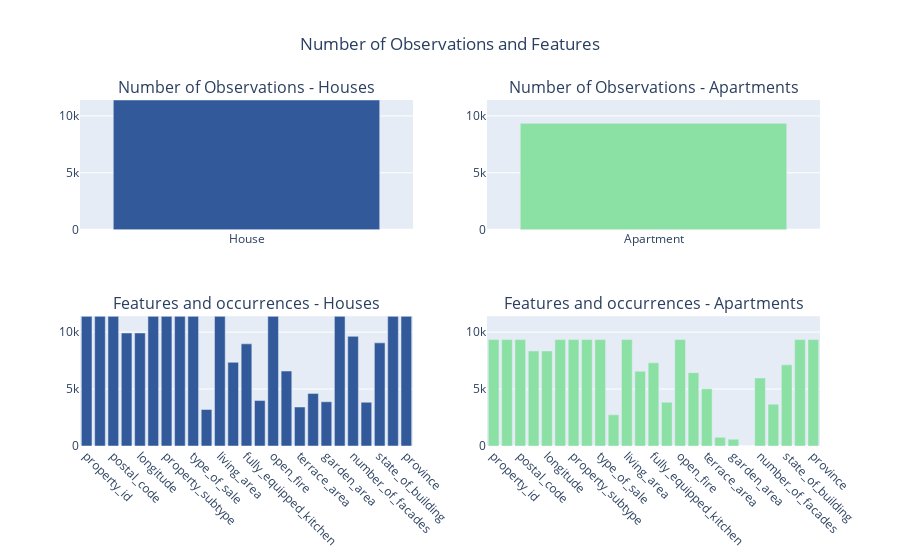

Notebook code for this chart:
### Markdown cell above
### Q1 How many observations and features do you have?

### Code cell
import plotly.graph_objs as go
from plotly.subplots import make_subplots
import plotly.express as px


# Define function to count non-null values in each column
def count_non_null_values(df):
    return df.notnull().sum()

# Get colors from px.colors.qualitative.swatches()
colors = px.colors.qualitative.swatches()

# Create figure with subplots
fig = make_subplots(rows=2, cols=2, subplot_titles=("Number of Observations - Houses", 
                                                    "Number of Observations - Apartments", 
                                                    "Features and occurrences - Houses", 
                                                    "Features and occurrences - Apartments"))

# Plot 1: Number of observations for house dataset
fig.add_trace(go.Bar(x=['House'], y=[len(house)], marker=dict(color=px.colors.qualitative.Alphabet[13])), row=1, col=1)

# Plot 2: Number of observations for apartment dataset
fig.add_trace(go.Bar(x=['Apartment'], y=[len(app)], marker=dict(color=px.colors.qualitative.Pastel[8])), row=1, col=2)

# Plot 3: Number of non-null values for each feature in house dataset
count_house = count_non_null_values(house)
fig.add_trace(go.Bar(x=count_house.index, y=count_house.values, marker=dict(color=px.colors.qualitative.Alphabet[13])), row=2, col=1)

# Plot 4: Number of non-null values for each feature in apartment dataset
count_apartment = count_non_null_values(app)
fig.add_trace(go.Bar(x=count_apartment.index, y=count_apartment.values, marker=dict(color=px.colors.qualitative.Pastel[8])), row=2, col=2)

# Update layout
fig.update_layout(showlegend=False, title_text="Number of Observations and Features", title_x=0.5)

# Set the same y-axis range for Plot 1 and Plot 2
max_observation_value = max(len(house), len(app))
fig.update_yaxes(range=[0, max_observation_value], row=1, col=1)
fig.update_yaxes(range=[0, max_observation_value], row=1, col=2)
fig.update_yaxes(range=[0, max_observation_value], row=2, col=1)
fig.update_yaxes(range=[0, max_observation_value], row=2, col=2)
fig.update_xaxes(tickangle=45, row=2, col=1)
fig.update_xaxes(tickangle=45, row=2, col=2)


# Show plot
fig.show()

### Figure 1 — Plotly figure (JSON) as saved in the notebook; plotly's stock layout.template omitted (floating-point values rounded to 4 significant figures)
{"data": [{"marker": {"color": "#325A9B"}, "type": "bar", "x": ["House"], "xaxis": "x", "y": [11394], "yaxis": "y"}, {"marker": {"color": "rgb(139, 224, 164)"}, "type": "bar", "x": ["Apartment"], "xaxis": "x2", "y": [9342], "yaxis": "y2"}, {"marker": {"color": "#325A9B"}, "type": "bar", "x": ["property_id", "locality_name", "postal_code", "latitude", "longitude", "property_type", "property_subtype", "price", "type_of_sale", "number_of_rooms", "living_area", "kitchen_type", "fully_equipped_kitchen", "furnished", "open_fire", "terrace", "terrace_area", "garden", "garden_area", "surface_of_good", "number_of_facades", "swimming_pool", "state_of_building", "main_city", "province"], "xaxis": "x3", "y": [11394, 11394, 11394, 9926, 9926, 11394, 11394, 11394, 11394, 3206, 11394, 7348, 8972, 3990, 11394, 6581, 3425, 4619, 3883, 11394, 9629, 3844, 9056, 11394, 11394], "yaxis": "y3"}, {"marker": {"color": "rgb(139, 224, 164)"}, "type": "bar", "x": ["property_id", "locality_name", "postal_code", "latitude", "longitude", "property_type", "property_subtype", "price", "type_of_sale", "number_of_rooms", "living_area", "kitchen_type", "fully_equipped_kitchen", "furnished", "open_fire", "terrace", "terrace_area", "garden", "garden_area", "surface_of_good", "number_of_facades", "swimming_pool", "state_of_building", "main_city", "province"], "xaxis": "x4", "y": [9342, 9342, 9342, 8344, 8344, 9342, 9342, 9342, 9342, 2736, 9342, 6564, 7301, 3848, 9342, 6442, 5018, 759, 598, 0, 5974, 3671, 7126, 9342, 9342], "yaxis": "y4"}], "layout": {"annotations": [{"font": {"size": 16}, "showarrow": false, "text": "Number of Observations - Houses", "x": 0.225, "xanchor": "center", "xref": "paper", "y": 1, "yanchor": "bottom", "yref": "paper"}, {"font": {"size": 16}, "showarrow": false, "text": "Number of Observations - Apartments", "x": 0.775, "xanchor": "center", "xref": "paper", "y": 1, "yanchor": "bottom", "yref": "paper"}, {"font": {"size": 16}, "showarrow": false, "text": "Features and occurrences - Houses", "x": 0.225, "xanchor": "center", "xref": "paper", "y": 0.375, "yanchor": "bottom", "yref": "paper"}, {"font": {"size": 16}, "showarrow": false, "text": "Features and occurrences - Apartments", "x": 0.775, "xanchor": "center", "xref": "paper", "y": 0.375, "yanchor": "bottom", "yref": "paper"}], "showlegend": false, "title": {"text": "Number of Observations and Features", "x": 0.5}, "xaxis": {"anchor": "y", "domain": [0, 0.45]}, "xaxis2": {"anchor": "y2", "domain": [0.55, 1]}, "xaxis3": {"anchor": "y3", "domain": [0, 0.45], "tickangle": 45}, "xaxis4": {"anchor": "y4", "domain": [0.55, 1], "tickangle": 45}, "yaxis": {"anchor": "x", "domain": [0.625, 1], "range": [0, 11394]}, "yaxis2": {"anchor": "x2", "domain": [0.625, 1], "range": [0, 11394]}, "yaxis3": {"anchor": "x3", "domain": [0, 0.375], "range": [0, 11394]}, "yaxis4": {"anchor": "x4", "domain": [0, 0.375], "range": [0, 11394]}}}
